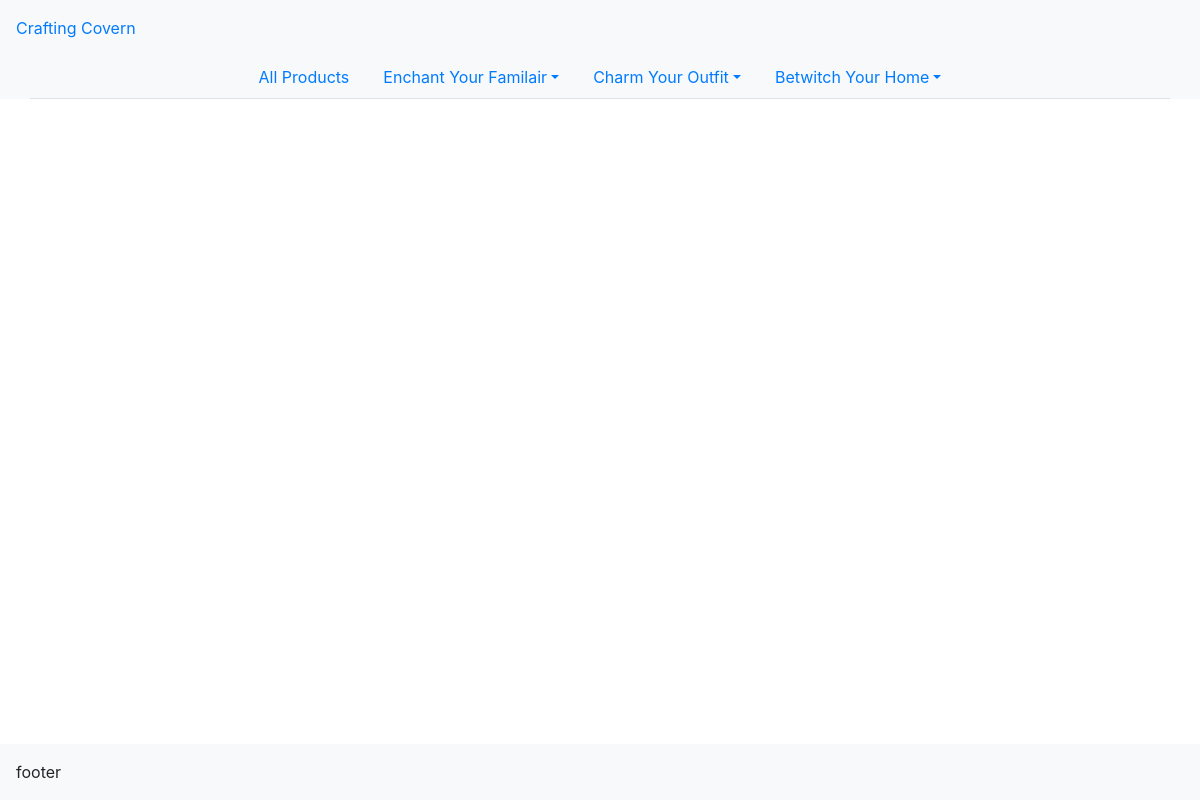
/product/, run on an earlier commit of the app's database.
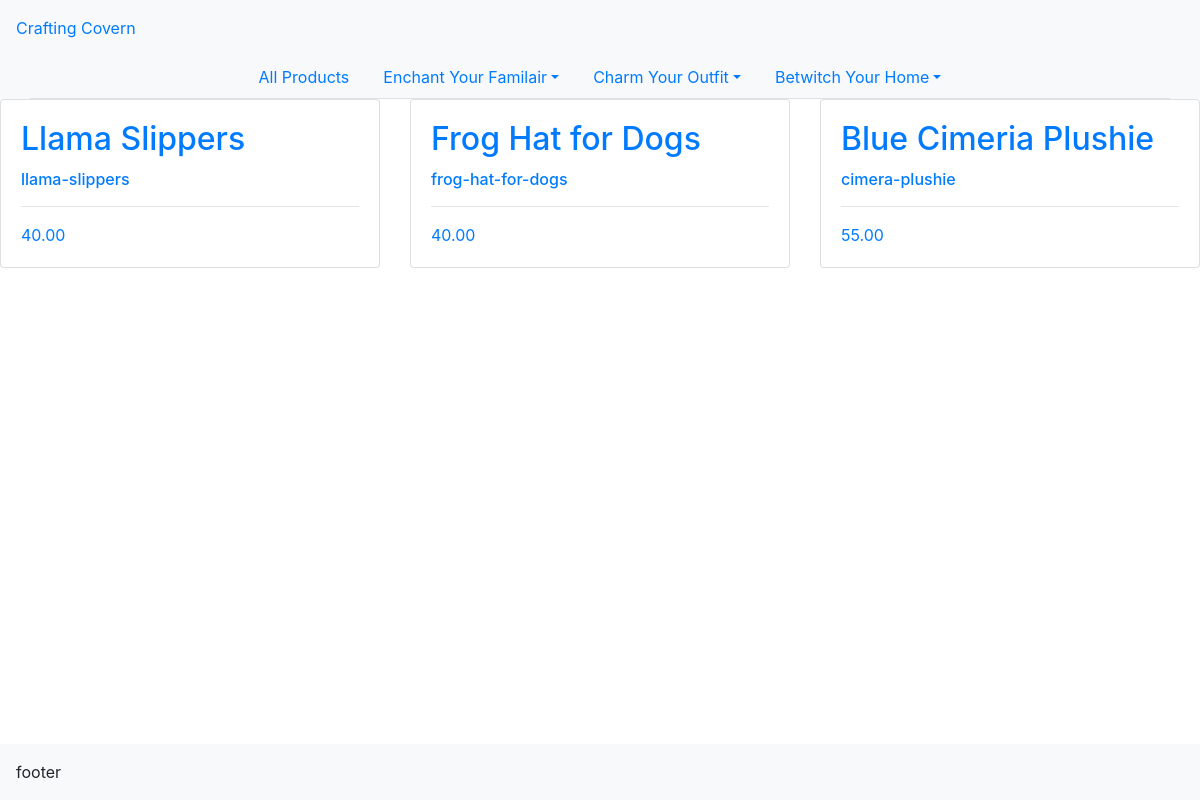
And on a later commit of the database.
### products/models.py (models this page shows, shortened)
class Product(models.Model):
    category = models.ForeignKey('Category', null=True, blank=True, on_delete=models.SET_NULL)
    sku = models.CharField(max_length=254, null=True, blank=True)
    name = models.CharField(max_length=254)
    description = models.TextField()
    dimension = models.TextField()
    cost = models.DecimalField(max_digits=6, decimal_places=2)
    craft_time = models.IntegerField(validators=[MinValueValidator(1), MaxValueValidator(40)])
    image_url = models.URLField(max_length=1024, null=True, blank=True)
    image = models.ImageField(null=True, blank=True)
    created_on = models.DateTimeField(auto_now_add=True)
    updated_on = models.DateTimeField(auto_now=True)

### products/views.py (the view)
# urls.py: path('product/', views.ProductList.as_view(), name='products_all'),
class ProductList(generic.ListView):
    model = Product
    template_name = "products/product_list.html"
    paginate_by = 12

### products/templates/products/product_list.html (shortened to what this page needs)
{% extends "base.html" %}
{% block content %}
<div class="row">
  {% for product in product_list %}
      <div class="col-md-4">
          <div class="card mb-4">
              <div class="card-body">
                  <a href="#">
                  <h2 class="card-title">{{ product.name }}</h2>
                  <p class="card-text h6">{{ product.sku }}</p>
                  <hr>
                  <p class="card-text">{{ product.cost }}</p>
                  </a>
              </div>
          </div>
      </div>
  {% endfor %}
  </div>
{% endblock content %}

### templates/base.html (shortened to what this page needs)
{% url 'account_login' as login_url %}
{% url 'account_signup' as signup_url %}
{% url 'account_logout' as logout_url %}
<!DOCTYPE html>
<html lang="en">
<head>
    {% block corecss %}
        <link rel="stylesheet" href="https://cdn.jsdelivr.net/npm/bootstrap@4.1.3/dist/css/bootstrap.min.css">
    {% endblock %}
</head>
<body>
    <header class="container-fluid bg-light">
        <div class="row">
            <div class="col-2 p-3 bg-light">
                <a href="{% url 'home' %}" class="text-decoration-none">Crafting Covern</a>
            </div>
        </div>
        <nav class="bg-light  col-12">
            <ul class="nav nav-tabs justify-content-center">
                <a class="nav-link" href="{% url 'products_all' %}" role="button" aria-haspopup="true" aria-expanded="false">All Products</a>
                <li class="nav-item dropdown">
                    <a class="nav-link dropdown-toggle" data-toggle="dropdown" href="#" role="button" aria-haspopup="true" aria-expanded="false">Enchant Your Familair</a>
                </li>
                <li class="nav-item dropdown">
                    <a class="nav-link dropdown-toggle" data-toggle="dropdown" href="#" role="button" aria-haspopup="true" aria-expanded="false">Charm Your Outfit</a>
                </li>
                <li class="nav-item dropdown">
                    <a class="nav-link dropdown-toggle" data-toggle="dropdown" href="#" role="button" aria-haspopup="true" aria-expanded="false">Betwitch Your Home</a>
                </li>
            </ul>
        </nav>
    </header>
    {% block content %}
    {% endblock content %}
    <footer class="bg-light fixed-bottom">
        <div class="p-3">footer</div>
    </footer>
</body>
</html>

What changed in the data, as far as the page shows it:
added Product: name "Llama Slippers", sku "llama-slippers", cost "40.00"
added Product: name "Frog Hat for Dogs", sku "frog-hat-for-dogs", cost "40.00"
added Product: name "Blue Cimeria Plushie", sku "cimera-plushie", cost "55.00"
